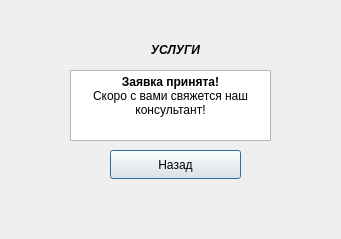
<?xml version="1.0" encoding="UTF-8"?>
<ui version="4.0">
 <class>Uslugi9</class>
 <widget class="QDialog" name="Uslugi9">
  <property name="geometry">
   <rect>
    <x>0</x>
    <y>0</y>
    <width>341</width>
    <height>239</height>
   </rect>
  </property>
  <property name="windowTitle">
   <string>Dialog</string>
  </property>
  <widget class="QPushButton" name="pushButton_3">
   <property name="geometry">
    <rect>
     <x>110</x>
     <y>150</y>
     <width>131</width>
     <height>29</height>
    </rect>
   </property>
   <property name="text">
    <string>Назад</string>
   </property>
  </widget>
  <widget class="QTextEdit" name="textEdit">
   <property name="geometry">
    <rect>
     <x>70</x>
     <y>70</y>
     <width>201</width>
     <height>71</height>
    </rect>
   </property>
   <property name="html">
    <string>&lt;!DOCTYPE HTML PUBLIC &quot;-//W3C//DTD HTML 4.0//EN&quot; &quot;http://www.w3.org/TR/REC-html40/strict.dtd&quot;&gt;
&lt;html&gt;&lt;head&gt;&lt;meta name=&quot;qrichtext&quot; content=&quot;1&quot; /&gt;&lt;meta charset=&quot;utf-8&quot; /&gt;&lt;style type=&quot;text/css&quot;&gt;
p, li { white-space: pre-wrap; }
hr { height: 1px; border-width: 0; }
li.unchecked::marker { content: &quot;\2610&quot;; }
li.checked::marker { content: &quot;\2612&quot;; }
&lt;/style&gt;&lt;/head&gt;&lt;body style=&quot; font-family:'Segoe UI'; font-size:9pt; font-weight:400; font-style:normal;&quot;&gt;
&lt;p align=&quot;center&quot; style=&quot; margin-top:0px; margin-bottom:0px; margin-left:0px; margin-right:0px; -qt-block-indent:0; text-indent:0px;&quot;&gt;&lt;span style=&quot; font-weight:700;&quot;&gt;Заявка принята!&lt;/span&gt;&lt;/p&gt;
&lt;p align=&quot;center&quot; style=&quot; margin-top:0px; margin-bottom:0px; margin-left:0px; margin-right:0px; -qt-block-indent:0; text-indent:0px;&quot;&gt;Скоро с вами свяжется наш консультант!&lt;/p&gt;&lt;/body&gt;&lt;/html&gt;</string>
   </property>
  </widget>
  <widget class="QLabel" name="label">
   <property name="geometry">
    <rect>
     <x>130</x>
     <y>40</y>
     <width>91</width>
     <height>20</height>
    </rect>
   </property>
   <property name="text">
    <string>&lt;html&gt;&lt;head/&gt;&lt;body&gt;&lt;p align=&quot;center&quot;&gt;&lt;span style=&quot; font-weight:700; font-style:italic;&quot;&gt;УСЛУГИ&lt;/span&gt;&lt;/p&gt;&lt;/body&gt;&lt;/html&gt;</string>
   </property>
  </widget>
 </widget>
 <resources/>
 <connections/>
</ui>
